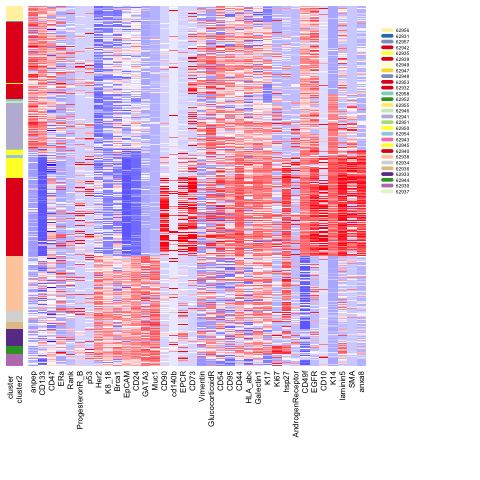

This chart was generated by the following R code:
options(stringsAsFactors = FALSE)
library('heatmap.plus')
library(RColorBrewer)
library(gplots)

directory=("~/Downloads")
setwd(directory) 

dataFile=c('csv_ID2096_heatmap_ORGANOIDS_Run1.csv') 

dataFromXshift=read.table(dataFile,sep=",",header=TRUE) 

colnames(dataFromXshift)=gsub("^.+?_","",colnames(dataFromXshift)) # cleans up the column names.

medianAbValueByCluster=aggregate(dataFromXshift[,7:ncol(dataFromXshift)],by=list(dataFromXshift$ClusterID),median) 

rownames(medianAbValueByCluster)=medianAbValueByCluster[,1]

numberOfClusters=nrow(medianAbValueByCluster)
qual_col_pals = brewer.pal.info[brewer.pal.info$category == 'qual',]
col_vector = unlist(mapply(brewer.pal, qual_col_pals$maxcolors, rownames(qual_col_pals)))
colorsForCluster=sample(col_vector, numberOfClusters, TRUE) 
colorMatrix=cbind.data.frame('cluster'=unique(dataFromXshift$ClusterID),'color'=colorsForCluster)

dataWithColors=merge(colorMatrix,medianAbValueByCluster,by.x='cluster',by.y=1)
rownames(dataWithColors)=dataWithColors$cluster

dissimilarity <- 1 - cor(dataWithColors[,3:ncol(dataWithColors)],method='pearson') 
distance <- as.dist(dissimilarity)
cluster=hclust(distance, method = "average") 

dissimilarityDim2 <- 1 - cor(t(dataWithColors[,3:ncol(dataWithColors)]),method='pearson')
distanceDim2 <- as.dist(dissimilarityDim2)
clusterDim2=hclust(distanceDim2, method = "average")
AbOrderForHM=cluster$label[cluster$order]

my_palette <- colorRampPalette(c("#0000FF", "white", "#FF0000"))(n = 59)
col_breaks = c(seq(-4,-1,length=20),  # for blue
              seq(-0.99,0.99,length=20),           # for white
              seq(1,4,length=20))      #red

medianAbValueByClusterCentered=scale(dataWithColors[,3:ncol(dataWithColors)],center=TRUE,scale=TRUE)
medianAbValueByClusterCentered[medianAbValueByClusterCentered > 4] <- 4
medianAbValueByClusterCentered[medianAbValueByClusterCentered < -4 ] <- -4

medianAbValueByClusterCentered=cbind.data.frame('cluster'=dataWithColors$cluster,'cluster1'=dataWithColors$color,'cluster2'=dataWithColors$color,medianAbValueByClusterCentered)

colorsForHM2Df=as.data.frame(medianAbValueByClusterCentered[,1:3])
rownames(colorsForHM2Df)=colorsForHM2Df$cluster

orderForHMs=cbind.data.frame(colorsForHM2Df[clusterDim2$label[clusterDim2$order],],'order'=seq(from = 1, to =numberOfClusters , by = 1))
samples=unique(dataFromXshift$File)
dataFromXshiftCentered=scale(dataFromXshift[,5:ncol(dataFromXshift)],center=TRUE,scale=TRUE)

dataFromXshiftCentered[dataFromXshiftCentered > 4] <- 4
dataFromXshiftCentered[dataFromXshiftCentered < -4 ] <- -4
dataFromXshiftCentered=cbind.data.frame('File'=dataFromXshift$File,'ClusterID'=dataFromXshift$ClusterID,dataFromXshiftCentered)

sample="20170602_O37-palb1.clean"
testData=dataFromXshiftCentered[dataFromXshiftCentered$File %in% sample,]
testData=merge(orderForHMs,testData,by.x='cluster',by.y='ClusterID')
testData=testData[order(testData$order),]
colorsForHM=as.matrix(cbind.data.frame(cluster=testData$cluster1,cluster2=testData$cluster1))
colorsForLegend=testData[!duplicated(testData$cluster),]
colorsForLegend=colorsForLegend[order(colorsForLegend$order,decreasing=TRUE),]

pdf("figure_3d.pdf")
heatmap.plus(as.matrix(testData[,AbOrderForHM]),scale="none",Rowv=NA,RowSideColors=colorsForHM, Colv=NA,labRow=NA,cexRow=0.5,cexCol=1,margins = c(12,12),col=my_palette, breaks=col_breaks)
legend('topright',bty = "n",inset=c(-0.1,-0.1),legend = colorsForLegend$cluster, text.width = max(sapply(text, strwidth)),col=colorsForLegend$cluster1, lwd=5, cex=0.4,xpd=TRUE)
dev.off()


png("figure_3d.png")
heatmap.plus(as.matrix(testData[,AbOrderForHM]),scale="none",Rowv=NA,RowSideColors=colorsForHM, Colv=NA,labRow=NA,cexRow=0.5,cexCol=1,margins = c(12,12),col=my_palette, breaks=col_breaks)
legend('topright',bty = "n",inset=c(-0.1,-0.1),legend = colorsForLegend$cluster, text.width = max(sapply(text, strwidth)),col=colorsForLegend$cluster1, lwd=5, cex=0.4,xpd=TRUE)
dev.off()


